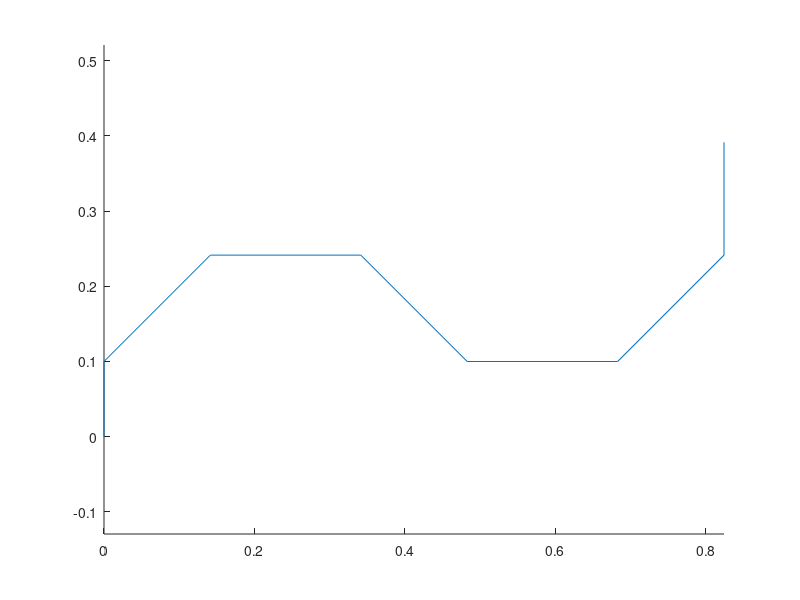

Reproduce this figure in MATLAB.

q = [0.1, -pi/4, 0.2, pi/4];    % joint coordinates
q = [0.1, -pi/4, 0.2, -pi/4, 0.2, -pi/4, 0.2, pi/4, 0.2, pi/4, 0.2, pi/4];    % joint coordinates
d = 0.15;   % length of the final link

% number of rotational joints (points P_k)
n = length(q)/2;

% Initialize matrix P containing position of and orientation at each of the
% points P_k and the origin. The first row P(1,:)=[0,0,0] is the x
% position, y position, and orientation of the origin. The (k+1)-th row
% P(k+1,:) contains the x position, y position, and orientation at the k-th
% point P_k
P = zeros(n+1,3);

% iteratively find position and orientation at each point P_k based on
% the position and orientation at point P_k-1, the kth joint angle q(2*k), and the kth translation q(2*k-1)
for k = 1:n
    P(k+1,:) = [P(k,1)-q(2*k-1)*sin(P(k,3)), ...    % x-position of P_k
                P(k,2)+q(2*k-1)*cos(P(k,3)), ...    % y-position of P_k
                P(k,3)+q(2*k)];                     % orientation at P_k
end

% position and orientation at the end-effector
Pe = [P(end,1)-d*sin(P(end,3)), ...
      P(end,2)+d*cos(P(end,3)), ...
      P(end,3)];
disp(Pe);
  

% plot the resulting robotic arm
figure; axis equal;
line([P(:,1);Pe(1)], [P(:,2);Pe(2)]);

